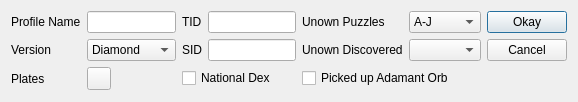
<?xml version="1.0" encoding="UTF-8"?>
<ui version="4.0">
 <class>ProfileEditor4</class>
 <widget class="QDialog" name="ProfileEditor4">
  <property name="geometry">
   <rect>
    <x>0</x>
    <y>0</y>
    <width>578</width>
    <height>102</height>
   </rect>
  </property>
  <property name="windowTitle">
   <string>Profile Editor Gen 4</string>
  </property>
  <layout class="QGridLayout" name="gridLayout">
   <item row="0" column="0">
    <widget class="QLabel" name="labelProfile">
     <property name="text">
      <string>Profile Name</string>
     </property>
    </widget>
   </item>
   <item row="0" column="1">
    <widget class="QLineEdit" name="lineEditProfile"/>
   </item>
   <item row="1" column="0">
    <widget class="QLabel" name="labelVersion">
     <property name="text">
      <string>Version</string>
     </property>
    </widget>
   </item>
   <item row="1" column="1">
    <widget class="ComboBox" name="comboBoxVersion">
     <item>
      <property name="text">
       <string>Diamond</string>
      </property>
     </item>
     <item>
      <property name="text">
       <string>Pearl</string>
      </property>
     </item>
     <item>
      <property name="text">
       <string>Platinum</string>
      </property>
     </item>
     <item>
      <property name="text">
       <string>Heart Gold</string>
      </property>
     </item>
     <item>
      <property name="text">
       <string>Soul Silver</string>
      </property>
     </item>
    </widget>
   </item>
   <item row="0" column="2">
    <widget class="QLabel" name="labelTID">
     <property name="text">
      <string>TID</string>
     </property>
    </widget>
   </item>
   <item row="0" column="3">
    <widget class="TextBox" name="textBoxTID"/>
   </item>
   <item row="1" column="2">
    <widget class="QLabel" name="labelSID">
     <property name="text">
      <string>SID</string>
     </property>
    </widget>
   </item>
   <item row="1" column="3">
    <widget class="TextBox" name="textBoxSID"/>
   </item>
   <item row="2" column="2" colspan="2">
    <widget class="QCheckBox" name="checkBoxNationalDex">
     <property name="text">
      <string>National Dex</string>
     </property>
    </widget>
   </item>
   <item row="2" column="0">
    <widget class="QLabel" name="labelPlates">
     <property name="text">
      <string>Plates</string>
     </property>
    </widget>
   </item>
   <item row="2" column="4" colspan="2">
    <widget class="QCheckBox" name="checkBoxUndergroundOrb">
     <property name="text">
      <string>Picked up Adamant Orb</string>
     </property>
    </widget>
   </item>
   <item row="2" column="1">
    <widget class="ComboMenu" name="comboMenuPlates"/>
   </item>
   <item row="0" column="4">
    <widget class="QLabel" name="labelUnownPuzzles">
     <property name="text">
      <string>Unown Puzzles</string>
     </property>
    </widget>
   </item>
   <item row="0" column="5">
    <widget class="CheckList" name="checkListUnownPuzzles">
     <item>
      <property name="text">
       <string>A-J</string>
      </property>
     </item>
     <item>
      <property name="text">
       <string>R-V</string>
      </property>
     </item>
     <item>
      <property name="text">
       <string>K-Q</string>
      </property>
     </item>
     <item>
      <property name="text">
       <string>W-Z</string>
      </property>
     </item>
    </widget>
   </item>
   <item row="1" column="4">
    <widget class="QLabel" name="labelUnownDiscovered">
     <property name="text">
      <string>Unown Discovered</string>
     </property>
    </widget>
   </item>
   <item row="1" column="5">
    <widget class="CheckList" name="checkListUnownDiscovered"/>
   </item>
   <item row="0" column="6">
    <widget class="QPushButton" name="pushButtonOkay">
     <property name="text">
      <string>Okay</string>
     </property>
    </widget>
   </item>
   <item row="1" column="6">
    <widget class="QPushButton" name="pushButtonCancel">
     <property name="text">
      <string>Cancel</string>
     </property>
    </widget>
   </item>
  </layout>
 </widget>
 <customwidgets>
  <customwidget>
   <class>ComboMenu</class>
   <extends>QToolButton</extends>
   <header>Form/Controls/ComboMenu.hpp</header>
  </customwidget>
  <customwidget>
   <class>TextBox</class>
   <extends>QLineEdit</extends>
   <header>Form/Controls/TextBox.hpp</header>
  </customwidget>
  <customwidget>
   <class>ComboBox</class>
   <extends>QComboBox</extends>
   <header>Form/Controls/ComboBox.hpp</header>
  </customwidget>
  <customwidget>
   <class>CheckList</class>
   <extends>QComboBox</extends>
   <header>Form/Controls/CheckList.hpp</header>
  </customwidget>
 </customwidgets>
 <resources/>
 <connections/>
</ui>
